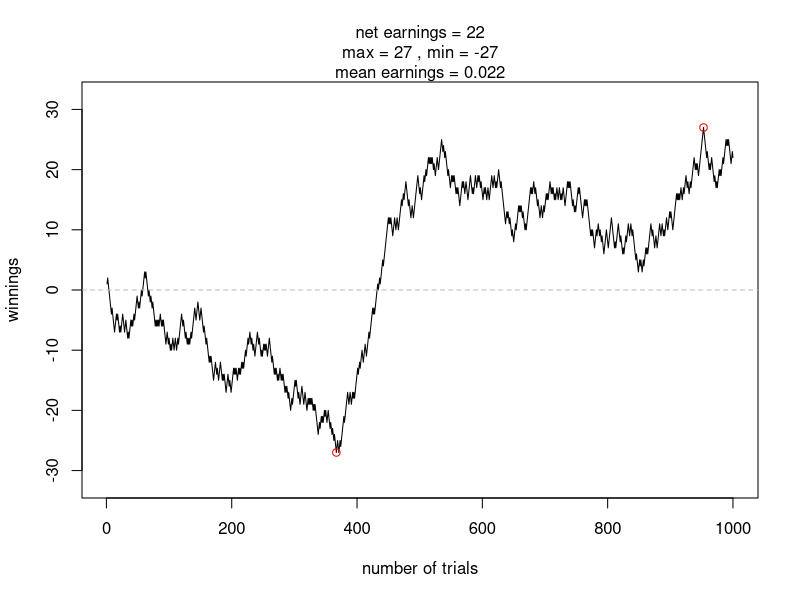
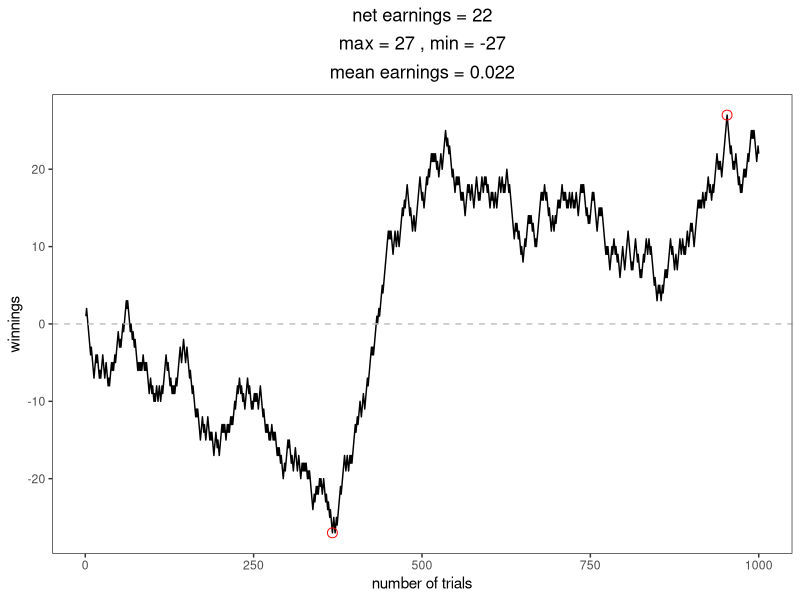

Write R code to recreate these figures, in order. (Note: this script raises an error after producing the figures.)
#' ---
#' title: "POL211 TA Session 1"
#' author: "Gento Kato"
#' date: "October 11, 2018"
#' ---

#' # Intro to R 
#' 
#' ## Where to Find
#' 
#' * **R**: Go to https://cran.r-project.org/. Select the appropriate version 
#' for your OS to download.
#' 
#' * **RStudio**: The user-friendly interface to use R. Go to 
#' https://www.rstudio.com/products/RStudio and download the free desktop version.
#' 
#' ##  Set up RStudio
#' 
#' * <code>Tools -> Global Options -> Appearance</code> to change the appearance 
#' (e.g., dark background and light color texts).
#' 
#' * <code>Tools -> Global Options -> Pane Layout</code> to change the layout.
#' 
#' ## Good Custom to Have
#' 
#' * Create the new folder to save codes, datasets, etc... 
#' This is the clever way to manage your project. 
#' 
#' * Always use the script file to type and save your codes. Make sure to add .R extention.
#' Avoid typing codes directly to console. This custom will help you make your results 
#' reproducible.
#' 
#' ## Basic Rules to Remember.
#' 
#' 1. Codes are case sensitive.
#' 
#' 2. Shortcut commands to execute the current script line: 
#' <code>Ctrl+Return</code> in Windows;
#' <code>Command+Return</code> in Mac.
#' 
#' 3. Save script, avoid overwriting the datasets. (Reproducibility!)
#' 
#' 4. Leave memo in the script to make codes sense for you 
#' (Texts entered after # sign in each row are recognized as memo).
#' 
#' 5. Reference help ???les when you can: ? before the command will open help ???le.

?rm # This opens help file for the command "rm

#' ## Set working directory
#' 
#' The working directory is the folder to store and save 
#' all files relevant to the analysis. 

setwd("C:/GoogleDrive/Lectures/2018_10to12_UCD/POL211 TA/POL211_TA_resource")
# If using WINDOWS, replace all backslashes in the file path with slash.
getwd()

# Easier Way (only in R Studio)
setwd(dirname(rstudioapi::getActiveDocumentContext()$path))
getwd()

#' ## Clear workspace

rm(list = ls()) # Remove all objects from workspace.

#' ## Basic R functions 
#' 
#' ### Calculation

(3+5/78)^3*7 # is 201.3761
sqrt(2^2) ## is 2
exp(log(4)) # is 4

#' ### True or False Statements

1 < 2
1 == 2
1 != 2
2 == 4-2
exp(log(6)) == 6

"A" == "A" # Can be applied to texts too.

exp(log(6)) == 6 & 1 == 2 # TRUE if both are TRUE, FALSE if at least one is FALSE

exp(log(6)) == 6 | 1 == 2 # TRUE if either one of the statement is TRUE, FALSE if both are FALSE

#' ### Manipulation of Objects
#' 
#' * R recognizes & manages almost anything as object. Object can be numbers, texts, 
#' vector (set of numbers/texts), data frame (dataset), ... 
#' 
#' * All objects in the current workspace appears in Environment tab in RStudio. 
#' 
#' * If you create the new object with the same name the old object, 
#' the new object overwrites the old object. (Be careful!)

test <- 3
TEST <- 5
Test <- sqrt(49)
tesT <- 3^2

test # is 3
TEST # is 5
Test # is 7
tesT # is 9

class(test) # The object class is named as "numeric"

text <- "UC Davis"; text
class(text) # The object class is "character"

vecN <- c(1,2,3,4,5) # The vector with numbers 1,2,3,4,5.
vecT <- c("A","B","C","A","A") # The vector with characters
vecN; vecT

vecT[3] # Show the third element of vecT
vecT[c(1,3)] # Show the first and third element of vecT
vecN53 <- vecN[c(5,3)] # vecN53 as the fifth and third elements of vecN
vecN53

#' # Replication of Week 1 Code

#Probability Space
samplespace <- c(1,-1) #outcome
p <- c(1/2, 1/2)

#sample without replacement
sample(x = samplespace, 
       size = 1, replace = FALSE, 
       prob = p)

#sample with replacement
set.seed(34567) # For the replicable result
sample(x = samplespace, 
       size = 10, replace = TRUE, prob = p)

#law of large numbers
set.seed(34567) # For the replicable result
n <- 1000 #change n to see LLN in action
#trials <- sample(x = samplespace, size = n, replace = TRUE, prob = p); trials
trials <- replicate(n, sample(samplespace, 1, prob = p))
mean(trials)

#mean wins says nothing about overall earnings of player 1
plot(x = c(1:n), y = cumsum(trials), type = "l", 
     xlab = "number of trials", ylab = "winnings", 
     ylim = c(min(cumsum(trials)) - 5, max(cumsum(trials)) + 5))
abline(h = 0, lty = "dashed", col = "grey")
points(which.max(cumsum(trials)), max(cumsum(trials)), col = "red")
points(which.min(cumsum(trials)), min(cumsum(trials)), col = "red")
mtext(paste("mean earnings =", mean(trials), sep = " "), line = 0)
mtext(paste("max =", max(cumsum(trials)), ", min =", min(cumsum(trials)), sep = " "), 
      line = 1)
mtext(paste("net earnings =", sum(trials), sep = " "), line = 2)

## ggplot replication of the above plot
#install.packages("ggplot2")
library(ggplot2)

d <- data.frame(x=c(1:n),y=cumsum(trials)) # Need Dataset Object

ggplot(d,aes(x=x,y=y)) +
  geom_line() + 
  geom_hline(aes(yintercept=0),linetype=2, col="grey") +
  annotate("point",colour="red",size=3,shape=1,
           x=which.max(cumsum(trials)),
           y=max(cumsum(trials))) + 
  annotate("point",colour="red",size=3,shape=1,
           x=which.min(cumsum(trials)),
           y=min(cumsum(trials))) + 
  xlab("number of trials") + ylab("winnings") + 
  ggtitle(bquote(atop(textstyle("net earnings =" ~ .(sum(trials))),
              atop(textstyle("max =" ~ .(max(cumsum(trials))) ~ 
                               ", min =" ~ .(min(cumsum(trials)))),
              atop(scriptscriptstyle(""),
                   textstyle("mean earnings =" ~ .(mean(trials)))))))) + 
  theme_bw() + theme(panel.grid = element_blank(),
                     plot.title = element_text(hjust=0.5)) 


## include

#' ### Examples of sum, abs, colSums

# Summing Up all values
sum(trials)
sum(trials)/n
mean(trials) # Similar to mean

# Absolute values
abs(trials)
min(abs(trials)) # is larger than 0

# Column Sums
trials10 <- matrix(trials,nrow=100,ncol=10) 
 # Just Make trials as a 100 coin toss for 10 times. 
colSums(trials10)
sum(trials10[,1]) == colSums(trials10)[1] # 1st element is 1st column sum
sum(trials10[,10]) == colSums(trials10)[10] # 10th element is 10th column sum

#+ include=FALSE 
## Render PDF Document 

#+ eval=FALSE, echo=FALSE
rmarkdown::render("TA_session_20181011_updated.R","pdf_document")
